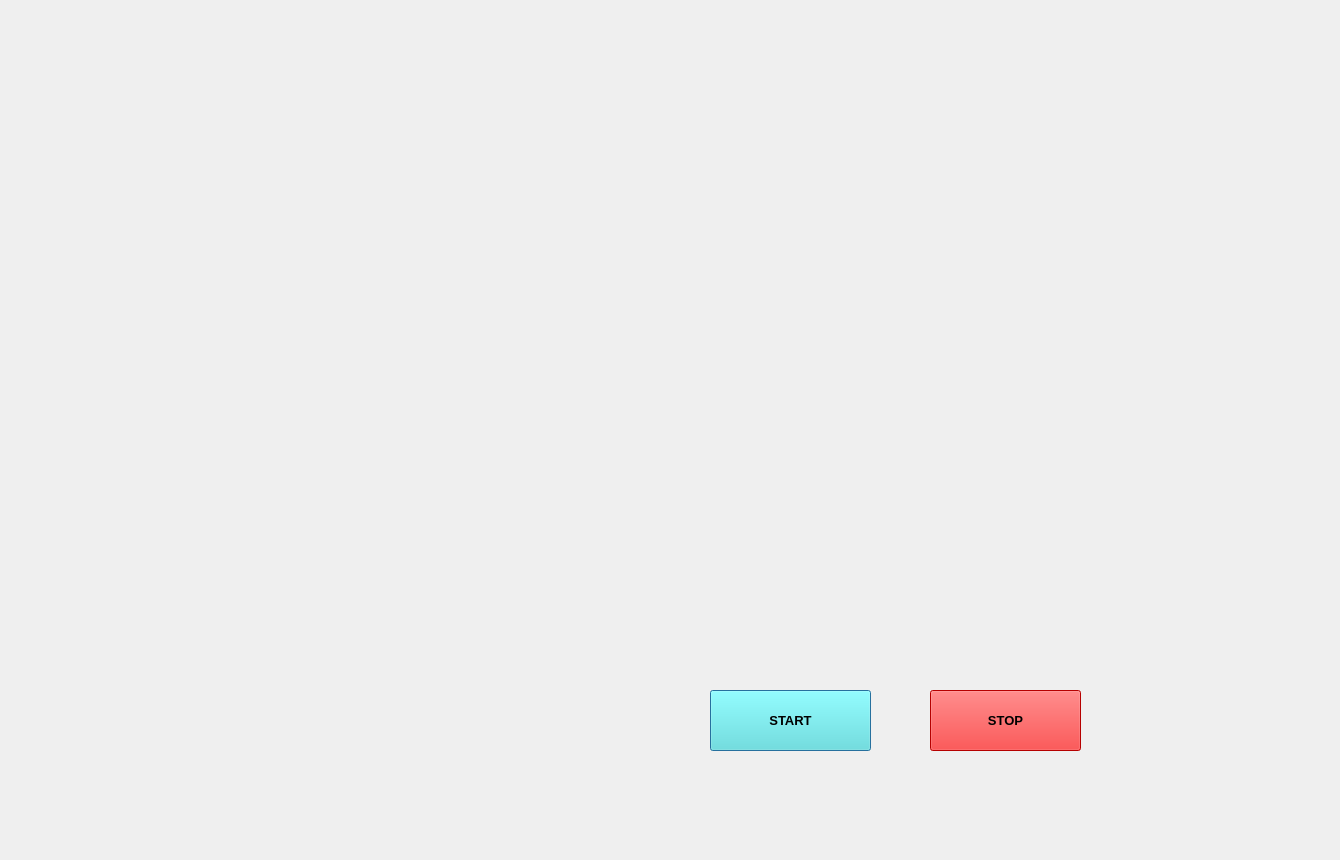
<?xml version="1.0" encoding="UTF-8"?>
<ui version="4.0">
 <class>BossUi</class>
 <widget class="QDialog" name="BossUi">
  <property name="geometry">
   <rect>
    <x>0</x>
    <y>0</y>
    <width>1340</width>
    <height>860</height>
   </rect>
  </property>
  <property name="windowTitle">
   <string>Dialog</string>
  </property>
  <widget class="QLabel" name="label">
   <property name="geometry">
    <rect>
     <x>-10</x>
     <y>-10</y>
     <width>1351</width>
     <height>881</height>
    </rect>
   </property>
   <property name="font">
    <font>
     <pointsize>16</pointsize>
     <weight>75</weight>
     <bold>true</bold>
    </font>
   </property>
   <property name="styleSheet">
    <string notr="true"/>
   </property>
   <property name="text">
    <string/>
   </property>
   <property name="pixmap">
    <pixmap>../FBG.jpg</pixmap>
   </property>
   <property name="scaledContents">
    <bool>true</bool>
   </property>
  </widget>
  <widget class="QPushButton" name="pushButton">
   <property name="geometry">
    <rect>
     <x>710</x>
     <y>690</y>
     <width>161</width>
     <height>61</height>
    </rect>
   </property>
   <property name="font">
    <font>
     <pointsize>10</pointsize>
     <weight>75</weight>
     <bold>true</bold>
    </font>
   </property>
   <property name="styleSheet">
    <string notr="true">background-color: rgb(85, 255, 255);
background-color: rgb(88, 232, 227);</string>
   </property>
   <property name="text">
    <string>START</string>
   </property>
  </widget>
  <widget class="QPushButton" name="pushButton_2">
   <property name="geometry">
    <rect>
     <x>930</x>
     <y>690</y>
     <width>151</width>
     <height>61</height>
    </rect>
   </property>
   <property name="font">
    <font>
     <pointsize>10</pointsize>
     <weight>75</weight>
     <bold>true</bold>
    </font>
   </property>
   <property name="styleSheet">
    <string notr="true">background-color: rgb(255, 0, 0);</string>
   </property>
   <property name="text">
    <string>STOP</string>
   </property>
  </widget>
  <widget class="QTextBrowser" name="textBrowser">
   <property name="geometry">
    <rect>
     <x>650</x>
     <y>30</y>
     <width>321</width>
     <height>81</height>
    </rect>
   </property>
   <property name="font">
    <font>
     <pointsize>16</pointsize>
     <weight>75</weight>
     <bold>true</bold>
    </font>
   </property>
   <property name="styleSheet">
    <string notr="true">background:transparent;</string>
   </property>
  </widget>
  <widget class="QTextBrowser" name="textBrowser_2">
   <property name="geometry">
    <rect>
     <x>970</x>
     <y>30</y>
     <width>321</width>
     <height>81</height>
    </rect>
   </property>
   <property name="styleSheet">
    <string notr="true">background:transparent;</string>
   </property>
  </widget>
  <widget class="QLabel" name="label_2">
   <property name="geometry">
    <rect>
     <x>-170</x>
     <y>-130</y>
     <width>631</width>
     <height>531</height>
    </rect>
   </property>
   <property name="styleSheet">
    <string notr="true">background:transparent;</string>
   </property>
   <property name="text">
    <string/>
   </property>
   <property name="pixmap">
    <pixmap>../Fgif.gif</pixmap>
   </property>
   <property name="scaledContents">
    <bool>true</bool>
   </property>
  </widget>
 </widget>
 <resources/>
 <connections/>
</ui>
